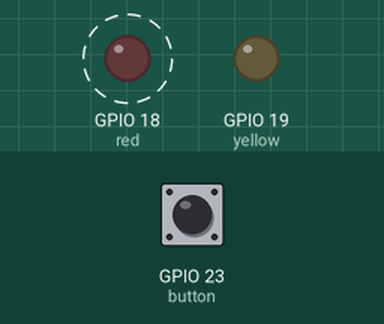
Recording of a program running on a simulated ESP32 board running MicroPython. Parts: output pins drawn as LEDs (lit = HIGH). Wiring (from the project's diagram.json): red LED on GPIO 18, yellow LED on GPIO 19, blue button on GPIO 23. Dashed ring = blinking. Inputs (shaded band) come from the test bench; at power-on: GPIO 23 (button) HIGH.

Above: at 1.2 s.
1.3 s: GPIO 23 (button) pulled LOW for 2.35 s
At 2.8 s:
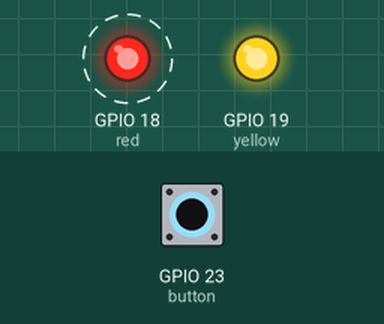
Timing chart, 0 to 11.5 s (numbered marks = the images above; inputs shaded):
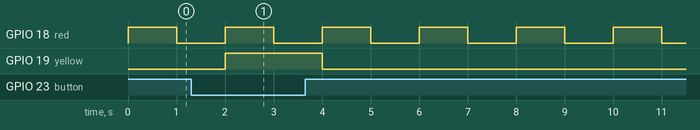

The program:

main.py
```python
from machine import Pin
from time import sleep_ms

red = Pin(18, Pin.OUT, value=0)
yellow = Pin(19, Pin.OUT, value=0)
button = Pin(23, Pin.IN, Pin.PULL_UP)

while True:
    # Una sola lettura ogni circa 2 s: non e' un contatore di pressioni.
    yellow.value(1 if button.value() == 0 else 0)
    red.value(1)
    sleep_ms(1000)
    red.value(0)
    sleep_ms(1000)
```

Measured:
- after the input at 1.3 s, GPIO 19 (yellow): LOW → HIGH after 0.70 s, → LOW 2.0 s later
- by itself, GPIO 18 (red): alternates HIGH for 1.0 s and LOW for 1.0 s
